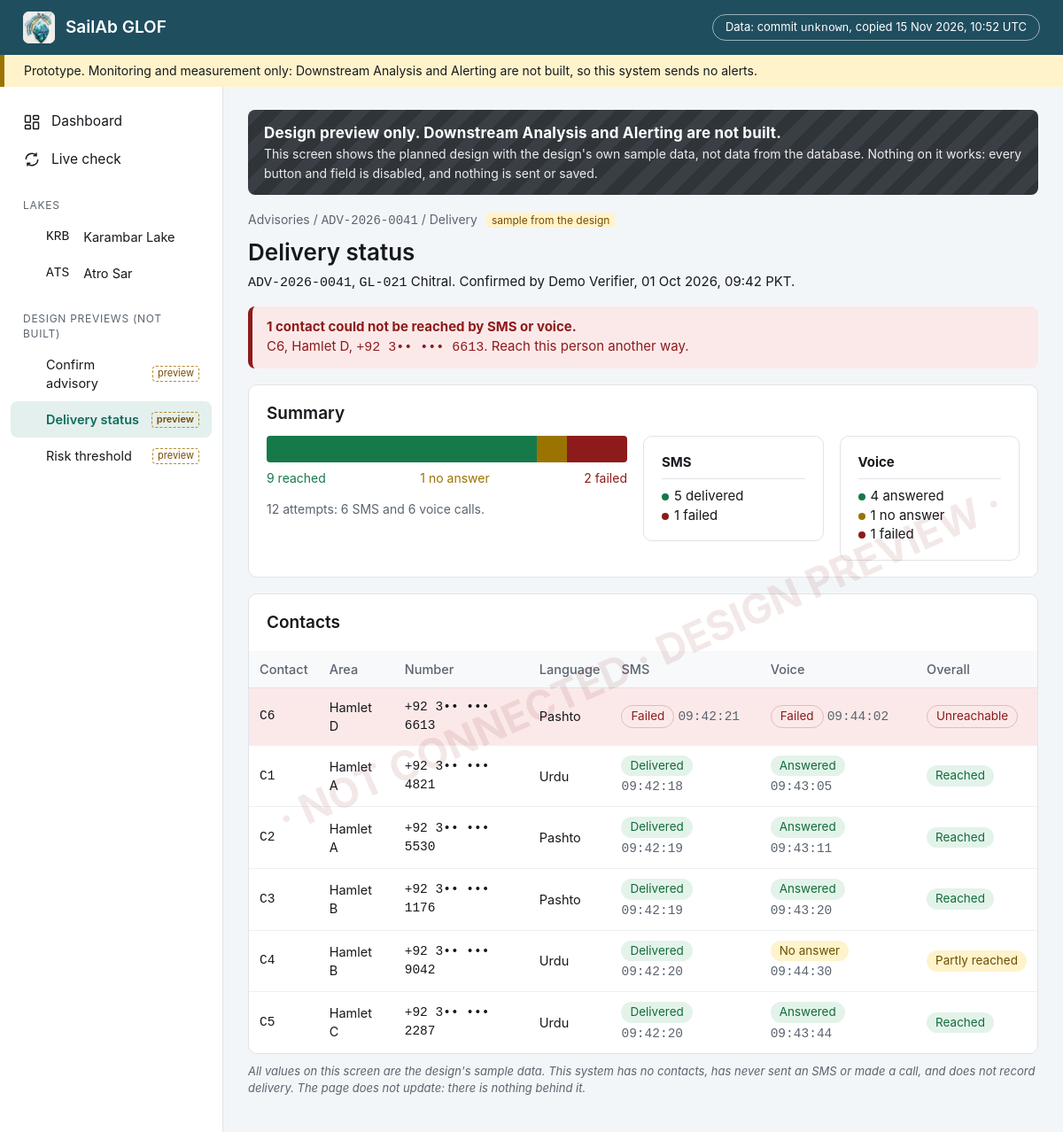
Page /preview/delivery-status on the committed database.
### tables this page shows
CREATE TABLE lake (
    id INTEGER PRIMARY KEY,
    code TEXT NOT NULL UNIQUE,
    name TEXT NOT NULL,
    centre_lon REAL NOT NULL,
    centre_lat REAL NOT NULL,
    boundary_radius_m REAL NOT NULL,
    growth_distance_limit_m REAL NOT NULL DEFAULT 2500
);

### webapp/main.py (the view)
    @app.get("/preview/{name}", response_class=HTMLResponse)
    def preview_page(request: Request, name: str) -> HTMLResponse:
        if name not in previews:
            raise HTTPException(status_code=404, detail=f"no design preview called {name!r}")
        template, nav = previews[name]
        return render(request, template, nav, {})

### webapp/templates/preview_delivery_status.html (shortened to what this page needs)
{% extends "preview_base.html" %}
{% block preview %}
<div class="breadcrumb">Advisories / <span class="mono">ADV-2026-0041</span> / Delivery <span class="sample">sample from the design</span></div>
<h1>Delivery status</h1>
<p style="margin-top:0"><span class="mono">ADV-2026-0041</span>, <span class="mono">GL-021</span> Chitral. Confirmed by Demo Verifier, 01 Oct 2026, 09:42 PKT.</p>
<div class="banner error"><div><strong>1 contact could not be reached by SMS or voice.</strong><br>
  C6, Hamlet D, <span class="mono">+92 3•• ••• 6613</span>. Reach this person another way.</div></div>
<section class="card">
  <h2>Summary</h2>
  <div class="grid" style="grid-template-columns:2fr 1fr 1fr;align-items:start">
    <div>
      <div class="stack" aria-label="9 reached, 1 no answer, 2 failed">
        <span style="flex:9;background:#16794a"></span><span style="flex:1;background:#9a7300"></span><span style="flex:2;background:#8e1b1b"></span>
      </div>
      <div style="display:flex;justify-content:space-between;font-size:14px;margin-top:8px">
        <span style="color:#16794a">9 reached</span><span style="color:#9a7300">1 no answer</span><span style="color:#8e1b1b">2 failed</span></div>
      <p style="color:var(--muted);font-size:14px">12 attempts: 6 SMS and 6 voice calls.</p>
    </div>
    <div class="card"><strong>SMS</strong><hr style="border:0;border-top:1px solid var(--border)">
      <div><span class="dot" style="background:#16794a"></span>5 delivered</div><div><span class="dot" style="background:#8e1b1b"></span>1 failed</div></div>
    <div class="card"><strong>Voice</strong><hr style="border:0;border-top:1px solid var(--border)">
      <div><span class="dot" style="background:#16794a"></span>4 answered</div><div><span class="dot" style="background:#9a7300"></span>1 no answer</div>
      <div><span class="dot" style="background:#8e1b1b"></span>1 failed</div></div>
  </div>
</section>
<section class="card table-card mt">
  <h2>Contacts</h2>
  <table>
    <tr><th>Contact</th><th>Area</th><th>Number</th><th>Language</th><th>SMS</th><th>Voice</th><th>Overall</th></tr>
    {% for c in [
      ("C6", "Hamlet D", "6613", "Pashto", ("red", "Failed", "09:42:21"), ("red", "Failed", "09:44:02"), ("red", "Unreachable")),
      ("C1", "Hamlet A", "4821", "Urdu", ("green", "Delivered", "09:42:18"), ("green", "Answered", "09:43:05"), ("green", "Reached")),
      ("C2", "Hamlet A", "5530", "Pashto", ("green", "Delivered", "09:42:19"), ("green", "Answered", "09:43:11"), ("green", "Reached")),
      ("C3", "Hamlet B", "1176", "Pashto", ("green", "Delivered", "09:42:19"), ("green", "Answered", "09:43:20"), ("green", "Reached")),
      ("C4", "Hamlet B", "9042", "Urdu", ("green", "Delivered", "09:42:20"), ("amber", "No answer", "09:44:30"), ("amber", "Partly reached")),
      ("C5", "Hamlet C", "2287", "Urdu", ("green", "Delivered", "09:42:20"), ("green", "Answered", "09:43:44"), ("green", "Reached"))] %}
    <tr class="{{ 'alert' if c[6][0] == 'red' }}">
      <td class="mono">{{ c[0] }}</td><td>{{ c[1] }}</td><td class="mono">+92 3•• ••• {{ c[2] }}</td><td>{{ c[3] }}</td>
      <td><span class="chip {{ c[4][0] }}">{{ c[4][1] }}</span> <span class="mono" style="color:var(--muted)">{{ c[4][2] }}</span></td>
      <td><span class="chip {{ c[5][0] }}">{{ c[5][1] }}</span> <span class="mono" style="color:var(--muted)">{{ c[5][2] }}</span></td>
      <td><span class="chip {{ c[6][0] }}">{{ c[6][1] }}</span></td>
    </tr>
  </table>
</section>
<p class="footnote">All values on this screen are the design's sample data. This system has no contacts, has never sent an SMS or made a call, and does not record delivery.
  The page does not update: there is nothing behind it.</p>
{% endblock %}

### webapp/templates/base.html (shortened to what this page needs)
<!doctype html>
<html lang="en">
<head>
  <link rel="stylesheet" href="/static/style.css">
</head>
<body>
  <header class="topbar">
    <a class="brand" href="/"><img src="/static/logo_mark.png" alt="">SailAb GLOF</a>
    <a class="provenance" href="/api/provenance" title="Which published database state these pages show">
      Data: commit <span class="mono">{{ provenance.git_commit or "unknown" }}</span>, copied {{ provenance.copied_at | utc_time }}
    </a>
  </header>
  <div class="banner-top">
    Prototype. Monitoring and measurement only: Downstream Analysis and Alerting are not built, so this system sends no alerts.
  </div>
  <div class="layout">
    <nav class="sidebar">
      <a href="/" class="{{ 'active' if nav == 'dashboard' }}">
        <svg viewBox="0 0 24 24" fill="none" stroke="currentColor" stroke-width="1.8"><rect x="3" y="3" width="7" height="9" rx="1"/><rect x="14" y="3" width="7" height="5" rx="1"/><rect x="14" y="12" width="7" height="9" rx="1"/><rect x="3" y="16" width="7" height="5" rx="1"/></svg>
        Dashboard</a>
      <a href="/live" class="{{ 'active' if nav == 'live' }}">
        <svg viewBox="0 0 24 24" fill="none" stroke="currentColor" stroke-width="1.8"><path d="M4 12a8 8 0 0 1 14-5.3M20 12a8 8 0 0 1-14 5.3"/><path d="M18 3v4h-4M6 21v-4h4"/></svg>
        Live check</a>
      <div class="section">Lakes</div>
      {% for l in nav_lakes %}
      <a href="/lakes/{{ l.code }}" class="sub {{ 'active' if nav == l.code }}"><span class="mono">{{ l.code }}</span>&nbsp;{{ l.name }}</a>
      {% endfor %}
      <div class="section">Design previews (not built)</div>
      <a href="/preview/confirm-advisory" class="sub preview-link {{ 'active' if nav == 'p-confirm' }}">Confirm advisory</a>
      <a href="/preview/delivery-status" class="sub preview-link {{ 'active' if nav == 'p-delivery' }}">Delivery status</a>
      <a href="/preview/risk-threshold" class="sub preview-link {{ 'active' if nav == 'p-threshold' }}">Risk threshold</a>
    </nav>
    <main>{% block main %}{% endblock %}</main>
  </div>
</body>
</html>

### webapp/static/style.css (style rules this page uses)
:root { --header: #1f4e5f; --primary: #0e6b5e; --primary-soft: #e3f0ed; --page: #f3f6f8; --card: #ffffff; --border: #dfe4e9; --text: #16191d; --muted: #5b6470; --banner: #fff3cc; --banner-stripe: #9a7300; --info: #e8eef7; --info-text: #1d3f78; --warn: #fff3cc; --warn-text: #6b5000; --error: #fbe9e9; --error-text: #8e1b1b; --optical: #1e4e8c; --chip: #eef1f4; --mono: "IBM Plex Mono", "JetBrains Mono", ui-monospace, "SFMono-Regular", Menlo, Consolas, monospace; }
* { box-sizing: border-box; }
html, body { margin: 0; }
body { background: var(--page); color: var(--text); font: 15px/1.45 Inter, "Segoe UI", system-ui, -apple-system, Roboto, Arial, sans-serif; }
a { color: var(--primary); text-decoration: none; }
.mono { font-family: var(--mono); }
.topbar { background: var(--header); color: #fff; height: 62px; display: flex; align-items: center; padding: 0 26px; gap: 12px; }
.topbar .brand { display: flex; align-items: center; gap: 12px; color: #fff; font-weight: 600; font-size: 19px; }
.topbar .brand img { width: 36px; height: 36px; border-radius: 7px; background: #fff; }
.provenance { border: 1px solid rgba(255,255,255,.55); border-radius: 999px; padding: 4px 14px; font-size: 13px; color: #fff; }
.banner-top { background: var(--banner); border-left: 5px solid var(--banner-stripe); padding: 8px 22px; font-size: 14px; }
.layout { display: grid; grid-template-columns: 252px 1fr; min-height: calc(100vh - 100px); }
.sidebar { background: #fff; border-right: 1px solid var(--border); padding: 18px 12px; }
.sidebar a { display: flex; align-items: center; gap: 12px; padding: 10px 14px; border-radius: 8px; color: var(--text); font-size: 15.5px; }
.sidebar a.active { background: var(--primary-soft); color: var(--primary); font-weight: 600; }
.sidebar .section { margin: 22px 14px 6px; font-size: 12px; letter-spacing: .06em; color: var(--muted); text-transform: uppercase; }
.sidebar .sub { padding-left: 40px; font-size: 14.5px; }
.sidebar svg { width: 20px; height: 20px; flex: none; }
main { padding: 26px 28px 40px; min-width: 0; }
h1 { font-size: 26px; font-weight: 600; margin: 0 0 4px; }
h2 { font-size: 19px; font-weight: 600; margin: 0 0 12px; }
.breadcrumb { color: var(--muted); font-size: 14px; margin-bottom: 6px; }
.card { background: var(--card); border: 1px solid var(--border); border-radius: 10px; padding: 18px 20px; }
.grid { display: grid; gap: 18px; }
.mt { margin-top: 18px; }
.banner { border-radius: 8px; padding: 12px 16px; display: flex; gap: 12px; align-items: flex-start; margin-bottom: 18px; font-size: 15px; }
.banner.error { background: var(--error); color: var(--error-text); border-left: 5px solid var(--error-text); }
.chip { display: inline-flex; align-items: center; gap: 6px; padding: 2px 10px; border-radius: 999px; font-size: 13.5px; background: var(--chip); color: var(--text); white-space: nowrap; }
table { width: 100%; border-collapse: collapse; font-size: 14.5px; }
th { text-align: left; font-weight: 500; color: var(--muted); padding: 10px 12px; border-bottom: 1px solid var(--border); background: #f7f9fa; }
td { padding: 11px 12px; border-bottom: 1px solid #edf0f3; vertical-align: middle; }
tr:last-child td { border-bottom: none; }
.table-card { padding: 0; overflow: hidden; }
.table-card h2 { padding: 18px 20px 6px; }
.footnote { font-size: 13px; color: var(--muted); font-style: italic; margin-top: 10px; }
.preview-link::after { content: "preview"; margin-left: auto; font-size: 11px; color: #7a4b00; border: 1px dashed #b98a2e; border-radius: 4px; padding: 0 5px; }
.preview-body .sample { font-size: 12px; color: #7a4b00; background: #fff3cc; border-radius: 4px; padding: 1px 6px; margin-left: 6px; }
.stack { display: flex; height: 30px; border-radius: 4px; overflow: hidden; }
.dot { display: inline-block; width: 8px; height: 8px; border-radius: 50%; margin-right: 6px; }
.chip.green { background: #e3f3ea; color: #136c3c; }
.chip.red { background: #fbe9e9; color: #8e1b1b; border: 1px solid #e7b9b9; }
.chip.amber { background: #fff3cc; color: #6b5000; }
tr.alert td { background: #fbe9e9; }

### rows in the picture
lake: code "KRB", name "Karambar Lake"
lake: code "ATS", name "Atro Sar"

### other values in the picture
{{ provenance.git_commit or "unknown" }} "unknown"
{{ provenance.copied_at | utc_time }} "15 Nov 2026, 10:52 UTC"
{{ c[0] }} "C6" "C1" "C2" "C3" "C4" "C5"
{{ c[1] }} "Hamlet D" "Hamlet A" "Hamlet A" "Hamlet B" "Hamlet B" "Hamlet C"
{{ c[2] }} "6613" "4821" "5530" "1176" "9042" "2287"
{{ c[3] }} "Pashto" "Urdu" "Pashto" "Pashto" "Urdu" "Urdu"
{{ c[4][1] }} "Failed" "Delivered" "Delivered" "Delivered" "Delivered" "Delivered"
{{ c[4][2] }} "09:42:21" "09:42:18" "09:42:19" "09:42:19" "09:42:20" "09:42:20"
{{ c[5][1] }} "Failed" "Answered" "Answered" "Answered" "No answer" "Answered"
{{ c[5][2] }} "09:44:02" "09:43:05" "09:43:11" "09:43:20" "09:44:30" "09:43:44"
{{ c[6][1] }} "Unreachable" "Reached" "Reached" "Reached" "Partly reached" "Reached"
